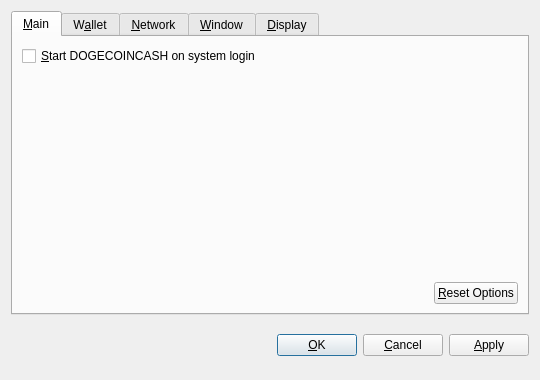
<?xml version="1.0" encoding="UTF-8"?>
<ui version="4.0">
 <class>OptionsDialog</class>
 <widget class="QDialog" name="OptionsDialog">
  <property name="geometry">
   <rect>
    <x>0</x>
    <y>0</y>
    <width>540</width>
    <height>380</height>
   </rect>
  </property>
  <property name="windowTitle">
   <string>Options</string>
  </property>
  <property name="modal">
   <bool>true</bool>
  </property>
  <layout class="QVBoxLayout" name="verticalLayout">
   <item>
    <widget class="QTabWidget" name="tabWidget">
     <property name="tabPosition">
      <enum>QTabWidget::North</enum>
     </property>
     <property name="currentIndex">
      <number>0</number>
     </property>
     <widget class="QWidget" name="tabMain">
      <attribute name="title">
       <string>&amp;Main</string>
      </attribute>
      <layout class="QVBoxLayout" name="verticalLayout_Main">
       <item>
        <widget class="QCheckBox" name="bitcoinAtStartup">
         <property name="toolTip">
          <string>Automatically start DOGECOINCASH after logging in to the system.</string>
         </property>
         <property name="text">
          <string>&amp;Start DOGECOINCASH on system login</string>
         </property>
        </widget>
       </item>
       <item>
        <spacer name="verticalSpacer_Main">
         <property name="orientation">
          <enum>Qt::Vertical</enum>
         </property>
         <property name="sizeHint" stdset="0">
          <size>
           <width>20</width>
           <height>40</height>
          </size>
         </property>
        </spacer>
       </item>
       <item>
        <layout class="QHBoxLayout" name="horizontalLayout_2_Main">
         <item>
          <spacer name="horizontalSpacer_2_Main">
           <property name="orientation">
            <enum>Qt::Horizontal</enum>
           </property>
           <property name="sizeHint" stdset="0">
            <size>
             <width>40</width>
             <height>20</height>
            </size>
           </property>
          </spacer>
         </item>
         <item>
          <widget class="QPushButton" name="resetButton">
           <property name="toolTip">
            <string>Reset all client options to default.</string>
           </property>
           <property name="text">
            <string>&amp;Reset Options</string>
           </property>
           <property name="autoDefault">
            <bool>false</bool>
           </property>
          </widget>
         </item>
        </layout>
       </item>
      </layout>
     </widget>
     <widget class="QWidget" name="tabWallet">
      <attribute name="title">
       <string>W&amp;allet</string>
      </attribute>
      <layout class="QVBoxLayout" name="verticalLayout_Network">
       <item>
        <widget class="QLabel" name="transactionFeeInfoLabel">
         <property name="text">
          <string>Optional transaction fee per kB that helps make sure your transactions are processed quickly. Most transactions are 1 kB.</string>
         </property>
         <property name="textFormat">
          <enum>Qt::PlainText</enum>
         </property>
         <property name="wordWrap">
          <bool>true</bool>
         </property>
        </widget>
       </item>
       <item>
        <layout class="QHBoxLayout" name="horizontalLayout_1_Main">
         <item>
          <widget class="QLabel" name="transactionFeeLabel">
           <property name="text">
            <string>Pay transaction &amp;fee</string>
           </property>
           <property name="textFormat">
            <enum>Qt::PlainText</enum>
           </property>
           <property name="buddy">
            <cstring>transactionFee</cstring>
           </property>
          </widget>
         </item>
         <item>
          <widget class="BitcoinAmountField" name="transactionFee"/>
         </item>
         <item>
          <spacer name="horizontalSpacer_1_Main">
           <property name="orientation">
            <enum>Qt::Horizontal</enum>
           </property>
           <property name="sizeHint" stdset="0">
            <size>
             <width>40</width>
             <height>20</height>
            </size>
           </property>
          </spacer>
         </item>
        </layout>
       </item>
       <item>
        <widget class="QLabel" name="label">
         <property name="text">
          <string>If you disable the spending of unconfirmed change, the change from a transaction cannot be used until that transaction has at least one confirmation. This also affects how your balance is computed.</string>
         </property>
         <property name="wordWrap">
          <bool>true</bool>
         </property>
        </widget>
       </item>
       <item>
        <widget class="QCheckBox" name="spendZeroConfChange">
         <property name="text">
          <string>Spend unconfirmed change  (experts only)</string>
         </property>
        </widget>
       </item>
       <item>
        <spacer name="verticalSpacer">
         <property name="orientation">
          <enum>Qt::Vertical</enum>
         </property>
         <property name="sizeHint" stdset="0">
          <size>
           <width>20</width>
           <height>40</height>
          </size>
         </property>
        </spacer>
       </item>
      </layout>
     </widget>
     <widget class="QWidget" name="tabNetwork">
      <attribute name="title">
       <string>&amp;Network</string>
      </attribute>
      <layout class="QVBoxLayout" name="verticalLayout_Network">
       <item>
        <widget class="QCheckBox" name="mapPortUpnp">
         <property name="toolTip">
          <string>Automatically open the DOGECOINCASH client port on the router. This only works when your router supports UPnP and it is enabled.</string>
         </property>
         <property name="text">
          <string>Map port using &amp;UPnP</string>
         </property>
        </widget>
       </item>
       <item>
        <widget class="QCheckBox" name="connectSocks">
         <property name="toolTip">
          <string>Connect to the DOGECOINCASH network through a SOCKS proxy (e.g. when connecting through Tor).</string>
         </property>
         <property name="text">
          <string>&amp;Connect through SOCKS proxy:</string>
         </property>
        </widget>
       </item>
       <item>
        <layout class="QHBoxLayout" name="horizontalLayout_Network">
         <item>
          <widget class="QLabel" name="proxyIpLabel">
           <property name="text">
            <string>Proxy &amp;IP:</string>
           </property>
           <property name="textFormat">
            <enum>Qt::PlainText</enum>
           </property>
           <property name="buddy">
            <cstring>proxyIp</cstring>
           </property>
          </widget>
         </item>
         <item>
          <widget class="QValidatedLineEdit" name="proxyIp">
           <property name="maximumSize">
            <size>
             <width>140</width>
             <height>16777215</height>
            </size>
           </property>
           <property name="toolTip">
            <string>IP address of the proxy (e.g. 127.0.0.1)</string>
           </property>
          </widget>
         </item>
         <item>
          <widget class="QLabel" name="proxyPortLabel">
           <property name="text">
            <string>&amp;Port:</string>
           </property>
           <property name="textFormat">
            <enum>Qt::PlainText</enum>
           </property>
           <property name="buddy">
            <cstring>proxyPort</cstring>
           </property>
          </widget>
         </item>
         <item>
          <widget class="QLineEdit" name="proxyPort">
           <property name="maximumSize">
            <size>
             <width>55</width>
             <height>16777215</height>
            </size>
           </property>
           <property name="toolTip">
            <string>Port of the proxy (e.g. 9050)</string>
           </property>
          </widget>
         </item>
         <item>
          <widget class="QLabel" name="socksVersionLabel">
           <property name="text">
            <string>SOCKS &amp;Version:</string>
           </property>
           <property name="textFormat">
            <enum>Qt::PlainText</enum>
           </property>
           <property name="buddy">
            <cstring>socksVersion</cstring>
           </property>
          </widget>
         </item>
         <item>
          <widget class="QValueComboBox" name="socksVersion">
           <property name="toolTip">
            <string>SOCKS version of the proxy (e.g. 5)</string>
           </property>
          </widget>
         </item>
         <item>
          <spacer name="horizontalSpacer_Network">
           <property name="orientation">
            <enum>Qt::Horizontal</enum>
           </property>
           <property name="sizeHint" stdset="0">
            <size>
             <width>40</width>
             <height>20</height>
            </size>
           </property>
          </spacer>
         </item>
        </layout>
       </item>
       <item>
        <spacer name="verticalSpacer_Network">
         <property name="orientation">
          <enum>Qt::Vertical</enum>
         </property>
         <property name="sizeHint" stdset="0">
          <size>
           <width>20</width>
           <height>40</height>
          </size>
         </property>
        </spacer>
       </item>
      </layout>
     </widget>
     <widget class="QWidget" name="tabWindow">
      <attribute name="title">
       <string>&amp;Window</string>
      </attribute>
      <layout class="QVBoxLayout" name="verticalLayout_Window">
       <item>
        <widget class="QCheckBox" name="minimizeToTray">
         <property name="toolTip">
          <string>Show only a tray icon after minimizing the window.</string>
         </property>
         <property name="text">
          <string>&amp;Minimize to the tray instead of the taskbar</string>
         </property>
        </widget>
       </item>
       <item>
        <widget class="QCheckBox" name="minimizeOnClose">
         <property name="toolTip">
          <string>Minimize instead of exit the application when the window is closed. When this option is enabled, the application will be closed only after selecting Quit in the menu.</string>
         </property>
         <property name="text">
          <string>M&amp;inimize on close</string>
         </property>
        </widget>
       </item>
       <item>
        <spacer name="verticalSpacer_Window">
         <property name="orientation">
          <enum>Qt::Vertical</enum>
         </property>
         <property name="sizeHint" stdset="0">
          <size>
           <width>20</width>
           <height>40</height>
          </size>
         </property>
        </spacer>
       </item>
      </layout>
     </widget>
     <widget class="QWidget" name="tabDisplay">
      <attribute name="title">
       <string>&amp;Display</string>
      </attribute>
      <layout class="QVBoxLayout" name="verticalLayout_Display">
       <item>
        <layout class="QHBoxLayout" name="horizontalLayout_1_Display">
         <item>
          <widget class="QLabel" name="langLabel">
           <property name="text">
            <string>User Interface &amp;language:</string>
           </property>
           <property name="textFormat">
            <enum>Qt::PlainText</enum>
           </property>
           <property name="buddy">
            <cstring>lang</cstring>
           </property>
          </widget>
         </item>
         <item>
          <widget class="QValueComboBox" name="lang">
           <property name="toolTip">
            <string>The user interface language can be set here. This setting will take effect after restarting DOGECOINCASH.</string>
           </property>
          </widget>
         </item>
        </layout>
       </item>
       <item>
        <layout class="QHBoxLayout" name="horizontalLayout_2_Display">
         <item>
          <widget class="QLabel" name="unitLabel">
           <property name="text">
            <string>&amp;Unit to show amounts in:</string>
           </property>
           <property name="textFormat">
            <enum>Qt::PlainText</enum>
           </property>
           <property name="buddy">
            <cstring>unit</cstring>
           </property>
          </widget>
         </item>
         <item>
          <widget class="QValueComboBox" name="unit">
           <property name="toolTip">
            <string>Choose the default subdivision unit to show in the interface and when sending coins.</string>
           </property>
          </widget>
         </item>
        </layout>
       </item>
       <item>
        <widget class="QCheckBox" name="displayAddresses">
         <property name="toolTip">
          <string>Whether to show DOGECOINCASH addresses in the transaction list or not.</string>
         </property>
         <property name="text">
          <string>&amp;Display addresses in transaction list</string>
         </property>
        </widget>
       </item>
       <item>
        <widget class="QCheckBox" name="coinControlFeatures">
         <property name="toolTip">
          <string>Whether to show coin control features or not.</string>
         </property>
         <property name="text">
          <string>Display coin &amp;control features (experts only!)</string>
         </property>
        </widget>
       </item>
       <item>
        <spacer name="verticalSpacer_Display">
         <property name="orientation">
          <enum>Qt::Vertical</enum>
         </property>
         <property name="sizeHint" stdset="0">
          <size>
           <width>20</width>
           <height>40</height>
          </size>
         </property>
        </spacer>
       </item>
      </layout>
     </widget>
    </widget>
   </item>
   <item>
    <layout class="QHBoxLayout" name="horizontalLayout_Buttons">
     <item>
      <spacer name="horizontalSpacer_1">
       <property name="orientation">
        <enum>Qt::Horizontal</enum>
       </property>
       <property name="sizeHint" stdset="0">
        <size>
         <width>40</width>
         <height>48</height>
        </size>
       </property>
      </spacer>
     </item>
     <item>
      <widget class="QLabel" name="statusLabel">
       <property name="font">
        <font>
         <weight>75</weight>
         <bold>true</bold>
        </font>
       </property>
       <property name="text">
        <string/>
       </property>
       <property name="textFormat">
        <enum>Qt::PlainText</enum>
       </property>
       <property name="wordWrap">
        <bool>true</bool>
       </property>
      </widget>
     </item>
     <item>
      <spacer name="horizontalSpacer_2">
       <property name="orientation">
        <enum>Qt::Horizontal</enum>
       </property>
       <property name="sizeHint" stdset="0">
        <size>
         <width>40</width>
         <height>48</height>
        </size>
       </property>
      </spacer>
     </item>
     <item>
      <widget class="QPushButton" name="okButton">
       <property name="text">
        <string>&amp;OK</string>
       </property>
      </widget>
     </item>
     <item>
      <widget class="QPushButton" name="cancelButton">
       <property name="text">
        <string>&amp;Cancel</string>
       </property>
       <property name="autoDefault">
        <bool>false</bool>
       </property>
      </widget>
     </item>
     <item>
      <widget class="QPushButton" name="applyButton">
       <property name="text">
        <string>&amp;Apply</string>
       </property>
       <property name="autoDefault">
        <bool>false</bool>
       </property>
      </widget>
     </item>
    </layout>
   </item>
  </layout>
 </widget>
 <customwidgets>
  <customwidget>
   <class>BitcoinAmountField</class>
   <extends>QSpinBox</extends>
   <header>bitcoinamountfield.h</header>
  </customwidget>
  <customwidget>
   <class>QValueComboBox</class>
   <extends>QComboBox</extends>
   <header>qvaluecombobox.h</header>
  </customwidget>
  <customwidget>
   <class>QValidatedLineEdit</class>
   <extends>QLineEdit</extends>
   <header>qvalidatedlineedit.h</header>
  </customwidget>
 </customwidgets>
 <resources/>
 <connections/>
</ui>
